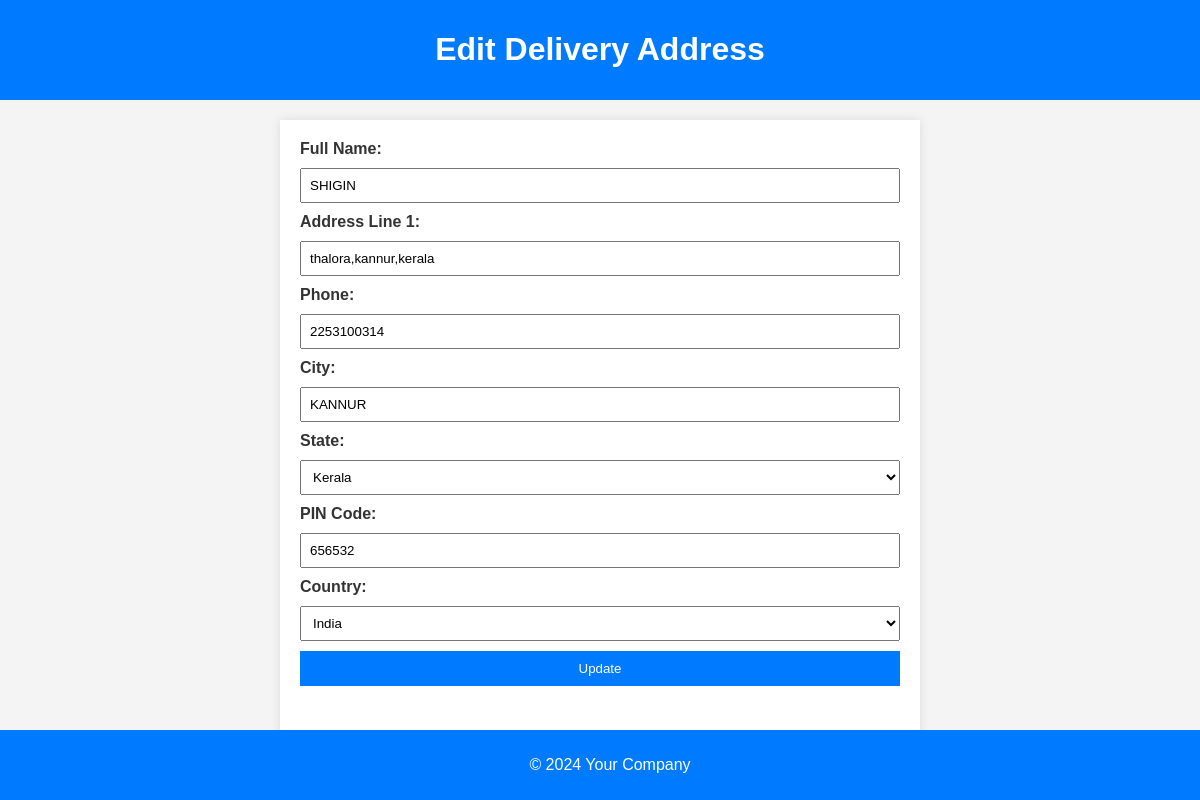
Screenshot of /ecommerceapp/address_edit/11 with the database file from the repository.
### ecommerceapp/models.py (models this page shows)
class delivery(models.Model):
    name=models.CharField(max_length=50)
    pin=models.IntegerField()
    delivery_add=models.CharField(max_length=50)
    phone=models.IntegerField()
    streetname=models.CharField(max_length=50)
    userid=models.IntegerField()
    choice=[
        ('Kerala','Kerala'),
        ('Tamilnadu','Tamilnadu'),
        ('Karnataka','Karnataka')
    ]
    state=models.CharField(max_length=50,choices=choice)
    choice1=[
        ('Kerala','Kerala'),
        ('UnitedState','UnitedState'),
        ('Canada','Canada')
    ]
    country=models.CharField(max_length=50,choices=choice1)

### ecommerceapp/views.py (the view, shortened to what this page needs)
# urls.py: path('address_edit/<int:id>',delv_address_edit),
def delv_address_edit(request,id):
    a=delivery.objects.get(id=id)
    return render(request,'address_edit.html',{'a':a})

### ecommerceapp/templates/address_edit.html (shortened to what this page needs)
<!DOCTYPE html>
<html lang="en">
<head>
</head>
<body>
    <header>
        <h1>Edit Delivery Address</h1>
    </header>
    <main>
        <form method="post" enctype="multipart/form-data">{% csrf_token %}
            <label for="fullname">Full Name:</label>
            <input type="text" id="fullname" name="fullname" value="{{a.name}}">
            <label for="address">Address Line 1:</label>
            <input type="text" id="address" name="address" value="{{a.delivery_add}}">
            <label for="phone">Phone:</label>
            <input type="number" id="phone" name="phone" value="{{a.phone}}">
            <label for="city">City:</label>
            <input type="text" id="city" name="city" value="{{a.streetname}}">
            <label >State:</label>
            <select id="country" name="state" >
                <option value="{{a.state}}">{{a.state}}</option>
            </select>
            <label for="zip">PIN Code:</label>
            <input type="text" id="zip" name="zip" value="{{a.pin}}">
            <label for="country">Country:</label>
            <select id="" name="country" required>
                <option value="{{a.country}}">{{a.country}}</option>
            </select>
            <button type="submit" onclick="funedit()">Update</button>
            <br><br>
        </form>
    </main>
    <footer>
        <p>&copy; 2024 Your Company</p>
    </footer>
</body>
</html>

### ecommerceapp/templates/address_edit.html (style rules this page uses)
body { font-family: Arial, sans-serif; margin: 0; padding: 0; background-color: #f4f4f4; color: #333; }
header { background-color: #007bff; padding: 10px; text-align: center; color: #fff; }
main { max-width: 600px; margin: 20px auto; padding: 20px; background-color: #fff; box-shadow: 0 0 10px rgba(0, 0, 0, 0.1); }
form { display: grid; gap: 10px; }
label { font-weight: bold; }
input, select { width: 100%; padding: 8px; box-sizing: border-box; }
button { background-color: #007bff; color: #fff; padding: 10px; border: none; cursor: pointer; }
footer { text-align: center; padding: 10px; background-color: #007bff; color: #fff; position: fixed; bottom: 0; width: 100%; }

### rows the page displays
delivery: fullname "SHIGIN", address "thalora,kannur,kerala", phone "2253100314", city "KANNUR", state "Kerala", zip "656532", country "India"
